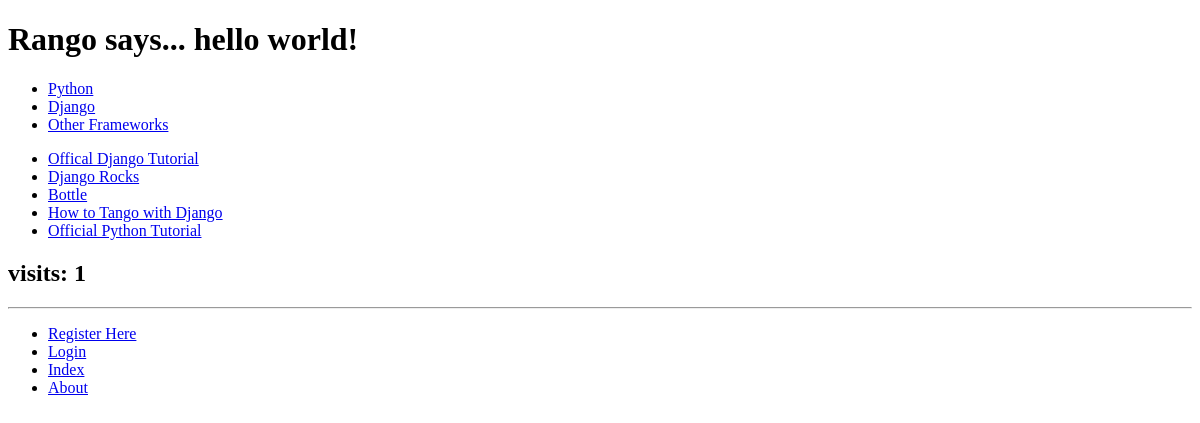
The app's page /rango/, older data.
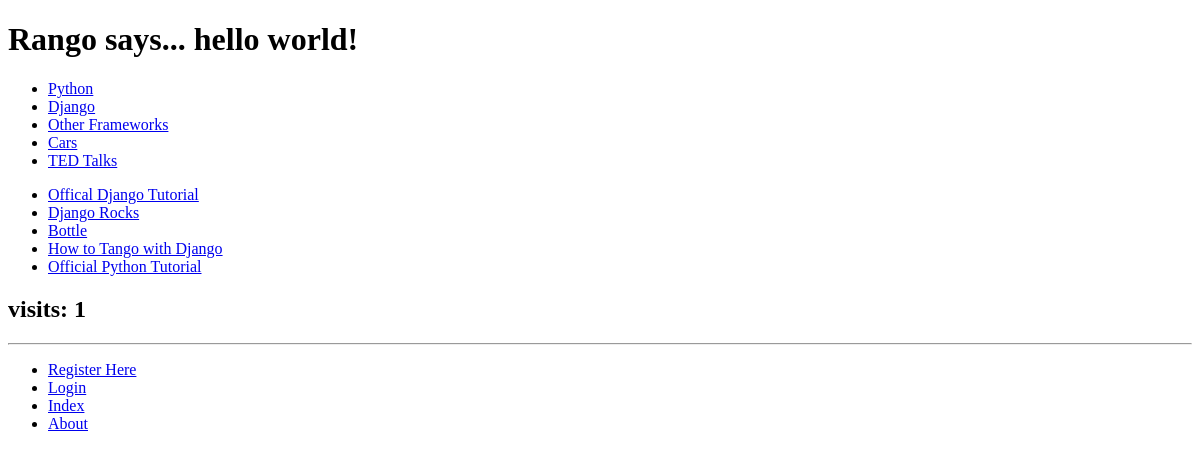
The same page, newer data.
### rango/models.py (models this page shows, shortened)
class Category(models.Model):
	name = models.CharField(max_length = 128, unique = True)
	views = models.IntegerField(default = 0)
	likes = models.IntegerField(default = 0)
	slug = models.SlugField()
	class Meta:
		verbose_name_plural = "Categories"

class Page(models.Model):
	category = models.ForeignKey(Category)
	title = models.CharField(max_length = 128)
	url = models.URLField()
	views = models.IntegerField(default = 0)

### rango/views.py (the view)
# urls.py: urlpatterns = patterns('', url(r'^$', views.index, name='index'),
def index(request):
	category_list = Category.objects.order_by('-likes')[:5]
	page_list = Page.objects.order_by('-views')[:5]
	context_dict = {'categories': category_list, 'pages': page_list}
	visits = request.session.get('visits')
	if not visits:
		visits = 1
	reset_last_visit_time = False
	last_visit = request.session.get('last_visit')
	if last_visit:
		last_visit_time = datetime.strptime(last_visit[:-7], "%Y-%m-%d %H:%M:%S")
		if (datetime.now() - last_visit_time).days > 0:
			visits = visits + 1
			reset_last_visit_time = True
	else:
		reset_last_visit_time = True
	if reset_last_visit_time:
		request.session['last_visit'] = str(datetime.now())
		request.session['visits'] = visits
	context_dict['visits'] = visits
	response = render(request, 'rango/index.html', context_dict)
	return response

### templates/rango/index.html (shortened to what this page needs)
{% extends 'rango/base.html' %}
{% load staticfiles %}
{% block body_block %}
	{% if user.is_authenticated %}
		<h1>Rango says... hello {{ user.username }}!</h1>
	{% else %}
		<h1>Rango says... hello world!</h1>
	{% endif %}
	{% if categories %}
		<ul>
			{% for category in categories %}
			<li><a href = "{% url 'category' category.slug %}">{{ category.name }}</a></li>
			{% endfor %}
		</ul>
	{% else %}
		<strong>There are no categories to present.</strong>
	{% endif %}
	{% if pages %}
		<ul>
			{% for page in pages %}
			<li><a href = "{{ page.url }}">{{ page.title }}</a></li>
			{% endfor %}
		</ul>
	{% else %}
		<strong>There are no pages to present.<strong>
	{% endif %}
	<p><h2>visits: {{ visits }}</h2></p>
{% endblock %}

### templates/rango/base.html (shortened to what this page needs)
<!DOCTYPE html>
<html>
	<head>
	</head>
	<body>
		<div>
		{% block body_block %} {% endblock %}
		</div>
		<hr />
		<div>
			<ul>
			{% if user.is_authenticated %}
				<li><a href = "{% url 'restricted' %}">Restricted Page</a></li>
				<li><a href = "{% url 'auth_password_change' %}">Password Change</a></li>
				<li><a href = "{% url 'auth_logout' %}?next=/rango">Logout</a></li>
				<li><a href = "{% url 'add_category' %}">Add a New Category</a></li>
			{% else %}
				<li><a href = "{% url 'registration_register' %}">Register Here</a></li>
				<li><a href = "{% url 'auth_login' %}">Login</a></li>
			{% endif %}
				<li><a href = "{% url 'index' %}">Index</a></li>
				<li><a href = "{% url 'about' %}">About</a></li>
			</ul>
		</div>
	</body>
</html>

Row changes from the older to the newer data that the page shows:
added Category: name "Cars"
added Category: name "TED Talks"
